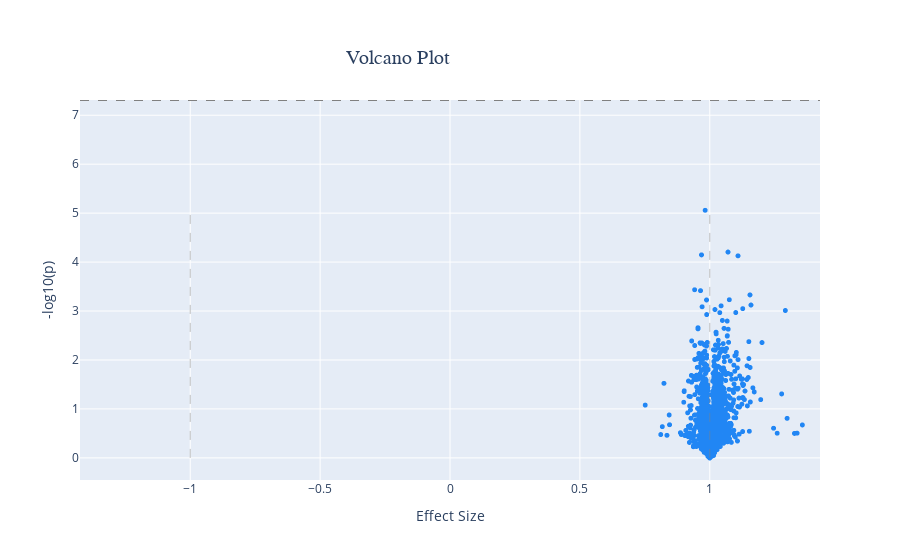

This figure's notebook cell:
### Code cell
dash_bio.VolcanoPlot(
    dataframe=breastcancer,
    effect_size='L2F',
    p='pvalue',
    snp = 'uniprot',
    gene=None
)

### Figure 1 — Plotly figure (JSON) as saved in the notebook; plotly's stock layout.template omitted (floating-point values rounded to 4 significant figures; data arrays with more than 128 entries replaced by an {"elided": "..."} marker saying what was removed)
{"data": [{"marker": {"color": "#2186f4", "size": 5}, "mode": "markers", "name": "Dataset", "text": {"elided": "2730 str values"}, "type": "scattergl", "x": {"elided": "2730 float values"}, "y": {"elided": "2730 float values"}}], "layout": {"hovermode": "closest", "legend": {"bgcolor": "#ebf1fa", "font": {"family": "sans-serif"}, "x": 1.01, "yanchor": "top"}, "shapes": [{"line": {"color": "grey", "dash": "dash", "width": 0.5}, "name": "effect size min line", "type": "line", "x0": -1, "x1": -1, "xref": "x", "y0": 0.0001256, "y1": 5.058, "yref": "y"}, {"line": {"color": "grey", "dash": "dash", "width": 0.5}, "name": "effect size max line", "type": "line", "x0": 1, "x1": 1, "xref": "x", "y0": 0.0001256, "y1": 5.058, "yref": "y"}, {"line": {"color": "grey", "dash": "dash", "width": 1}, "name": "genomewide_line", "type": "line", "x0": -1.424, "x1": 1.424, "xref": "x", "y0": 7.301, "y1": 7.301, "yref": "y"}], "title": {"font": {"family": "sans-serif", "size": 20}, "text": "Volcano Plot", "x": 0.5, "xanchor": "right", "yanchor": "top"}, "xaxis": {"range": [-1.424, 1.424], "title": {"text": "Effect Size"}, "zeroline": false}, "yaxis": {"title": {"text": "-log10(p)"}, "zeroline": false}}}
